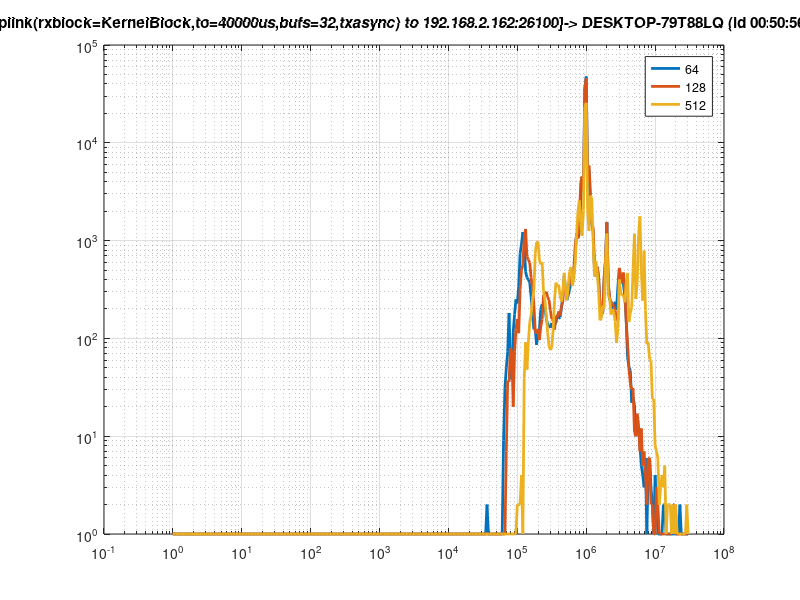

The MATLAB script that drew this image:
h=([ [ 0 0 0 0 0 0 0 0 0 0 0 0 0 0 0 0 0 0 0 0 0 0 0 0 0 0 0 0 0 0 0 0 0 0 0 0 0 0 0 0 0 0 0 0 0 0 0 0 0 0 ...
 0 0 0 0 0 0 0 0 0 0 0 0 0 0 0 0 0 0 0 0 0 0 0 0 0 0 0 0 0 0 0 0 0 0 0 0 0 0 0 0 0 0 0 0 0 0 0 0 0 0 ...
 0 0 0 0 0 0 0 0 0 0 0 0 0 0 0 0 0 0 0 0 0 0 0 0 0 0 0 0 0 0 0 0 0 0 0 0 0 0 0 0 0 0 0 0 0 0 0 0 0 0 ...
 0 0 0 0 0 0 0 0 0 0 0 0 0 0 0 0 0 0 0 0 0 0 0 0 0 0 0 0 0 0 0 0 0 0 0 0 0 0 0 0 0 0 0 0 0 0 0 0 0 0 ...
 0 0 0 0 0 0 0 0 0 0 0 0 0 0 0 0 0 0 0 0 0 0 0 0 0 0 0 0 1 0 0 0 0 0 0 0 0 0 0 0 8 30 49 72 181 49 37 115 175 250 ...
 227 341 732 921 1221 955 479 418 398 372 263 187 123 122 85 120 120 197 223 191 210 159 138 137 127 143 127 136 143 173 158 163 203 272 432 322 245 278 317 390 357 465 736 1193 1063 1212 2538 4478 3537 37238 ...
 47635 4079 5250 2114 1472 1270 482 429 535 414 216 171 188 404 620 1542 362 244 235 199 210 236 195 341 505 423 383 355 273 154 63 50 46 21 24 20 9 11 11 7 4 3 2 5 0 4 5 2 1 0 ...
 3 1 0 0 0 0 1 1 0 0 0 0 0 0 0 0 0 0 1 0 0 0 0 0 0]' [ 0 0 0 0 0 0 0 0 0 0 0 0 0 0 0 0 0 0 0 0 0 0 0 0 0 0 0 0 0 0 0 0 0 0 0 0 0 0 0 0 0 0 0 0 0 0 0 0 0 0 ...
 0 0 0 0 0 0 0 0 0 0 0 0 0 0 0 0 0 0 0 0 0 0 0 0 0 0 0 0 0 0 0 0 0 0 0 0 0 0 0 0 0 0 0 0 0 0 0 0 0 0 ...
 0 0 0 0 0 0 0 0 0 0 0 0 0 0 0 0 0 0 0 0 0 0 0 0 0 0 0 0 0 0 0 0 0 0 0 0 0 0 0 0 0 0 0 0 0 0 0 0 0 0 ...
 0 0 0 0 0 0 0 0 0 0 0 0 0 0 0 0 0 0 0 0 0 0 0 0 0 0 0 0 0 0 0 0 0 0 0 0 0 0 0 0 0 0 0 0 0 0 0 0 0 0 ...
 0 0 0 0 0 0 0 0 0 0 0 0 0 0 0 0 0 0 0 0 0 0 0 0 0 0 0 0 0 0 0 0 0 0 0 0 0 0 0 0 0 0 6 36 35 79 73 19 72 122 ...
 157 112 314 497 561 1059 1314 683 636 593 417 327 223 118 110 124 95 130 155 278 284 299 264 246 191 157 152 122 168 162 188 170 212 235 395 293 268 319 376 429 372 506 894 1142 1049 1623 3901 4526 3235 34933 ...
 45907 3966 5855 3282 1500 1365 541 500 542 424 211 201 179 423 648 1535 364 261 234 228 213 191 151 152 525 440 367 471 311 152 89 48 34 29 30 10 9 16 12 6 11 4 6 3 1 5 5 1 1 0 ...
 0 2 1 0 0 0 0 0 0 0 0 0 0 1 1 0 0 0 0 0 0 0 0 0 0]' [ 0 0 0 0 0 0 0 0 0 0 0 0 0 0 0 0 0 0 0 0 0 0 0 0 0 0 0 0 0 0 0 0 0 0 0 0 0 0 0 0 0 0 0 0 0 0 0 0 0 0 ...
 0 0 0 0 0 0 0 0 0 0 0 0 0 0 0 0 0 0 0 0 0 0 0 0 0 0 0 0 0 0 0 0 0 0 0 0 0 0 0 0 0 0 0 0 0 0 0 0 0 0 ...
 0 0 0 0 0 0 0 0 0 0 0 0 0 0 0 0 0 0 0 0 0 0 0 0 0 0 0 0 0 0 0 0 0 0 0 0 0 0 0 0 0 0 0 0 0 0 0 0 0 0 ...
 0 0 0 0 0 0 0 0 0 0 0 0 0 0 0 0 0 0 0 0 0 0 0 0 0 0 0 0 0 0 0 0 0 0 0 0 0 0 0 0 0 0 0 0 0 0 0 0 0 0 ...
 0 0 0 0 0 0 0 0 0 0 0 0 0 0 0 0 0 0 0 0 0 0 0 0 0 0 0 0 0 0 0 0 0 0 0 0 0 0 0 0 0 0 0 0 0 0 0 0 0 0 ...
 1 1 1 3 0 38 90 47 91 145 171 253 307 735 960 977 630 570 602 300 246 172 114 83 75 80 122 245 371 339 353 276 237 291 467 317 245 355 482 536 343 414 593 1135 1979 2575 1499 1118 2028 23203 ...
 25623 2099 1255 2890 2740 1019 430 617 471 302 152 160 216 201 592 1179 267 260 174 199 185 148 89 125 400 296 273 275 233 357 466 146 180 207 516 1172 252 374 1130 1772 495 242 787 192 86 90 60 58 23 23 ...
 7 6 5 1 2 3 2 4 0 1 1 1 0 1 0 1 0 0 0 0 0 0 0 1 0]']')';

x=([ 0 0.0471286 0.0964782 0.148154 0.202264 0.258925 0.318257 0.380384 0.44544 0.513561 0.584893 0.659587 0.737801 0.819701 0.905461 0.995262 1.0893 1.18776 1.29087 1.39883 1.51189 1.63027 1.75423 1.88403 2.01995 2.16228 2.31131 2.46737 2.63078 2.80189 2.98107 3.16869 3.36516 3.57088 3.7863 4.01187 4.24808 4.49541 4.7544 5.0256 5.30957 5.60693 5.91831 6.24436 6.58578 6.94328 7.31764 7.70964 8.12011 8.54993 ...
 9 9.47128 9.96478 10.4815 11.0226 11.5893 12.1826 12.8038 13.4544 14.1356 14.8489 15.5959 16.378 17.197 18.0546 18.9526 19.893 20.8776 21.9087 22.9883 24.1189 25.3027 26.5423 27.8403 29.1995 30.6228 32.1131 33.6737 35.3078 37.0189 38.8107 40.6869 42.6516 44.7088 46.863 49.1187 51.4808 53.9541 56.544 59.256 62.0957 65.0694 68.1831 71.4436 74.8578 78.4328 82.1764 86.0964 90.2011 94.4993 ...
 99 103.713 108.648 113.815 119.226 124.893 130.826 137.038 143.544 150.356 157.489 164.959 172.78 180.97 189.546 198.526 207.93 217.776 228.087 238.883 250.189 262.027 274.423 287.403 300.995 315.228 330.131 345.737 362.078 379.189 397.107 415.869 435.516 456.088 477.63 500.187 523.807 548.541 574.44 601.56 629.957 659.693 690.831 723.436 757.578 793.328 830.764 869.964 911.011 953.993 ...
 999 1046.13 1095.48 1147.15 1201.26 1257.93 1317.26 1379.38 1444.44 1512.56 1583.89 1658.59 1736.8 1818.7 1904.46 1994.26 2088.3 2186.76 2289.87 2397.83 2510.89 2629.27 2753.23 2883.03 3018.95 3161.28 3310.31 3466.37 3629.78 3800.89 3980.07 4167.69 4364.16 4569.88 4785.3 5010.87 5247.08 5494.41 5753.4 6024.6 6308.57 6605.93 6917.31 7243.36 7584.78 7942.28 8316.64 8708.64 9119.11 9548.93 ...
 9999 10470.3 10963.8 11480.5 12021.6 12588.3 13181.6 13802.8 14453.4 15134.6 15847.9 16594.9 17377 18196 19053.6 19951.6 20892 21876.6 22907.7 23987.3 25117.9 26301.7 27541.3 28839.3 30198.5 31621.8 33112.1 34672.7 36306.8 38017.9 39809.7 41685.9 43650.6 45707.8 47862 50117.7 52479.7 54953.1 57543 60255 63094.8 66068.4 69182.1 72442.6 75856.8 79431.8 83175.4 87095.4 91200.1 95498.3 ...
 99999 104712 109647 114814 120225 125892 131825 138037 144543 151355 158488 165958 173779 181969 190545 199525 208929 218775 229086 239882 251188 263026 275422 288402 301994 316227 331130 346736 363077 380188 398106 416868 436515 457087 478629 501186 524806 549540 575439 602559 630957 660693 691830 724435 758577 794327 831763 870963 912010 954992 ...
 999999 1.04713e+06 1.09648e+06 1.14815e+06 1.20226e+06 1.25892e+06 1.31826e+06 1.38038e+06 1.44544e+06 1.51356e+06 1.58489e+06 1.65959e+06 1.7378e+06 1.8197e+06 1.90546e+06 1.99526e+06 2.0893e+06 2.18776e+06 2.29087e+06 2.39883e+06 2.51189e+06 2.63027e+06 2.75423e+06 2.88403e+06 3.01995e+06 3.16228e+06 3.31131e+06 3.46737e+06 3.63078e+06 3.80189e+06 3.98107e+06 4.16869e+06 4.36516e+06 4.57088e+06 4.7863e+06 5.01187e+06 5.24807e+06 5.4954e+06 5.7544e+06 6.0256e+06 6.30958e+06 6.60694e+06 6.91831e+06 7.24436e+06 7.58578e+06 7.94328e+06 8.31764e+06 8.70964e+06 9.12011e+06 9.54992e+06 ...
 1e+07 1.04713e+07 1.09648e+07 1.14815e+07 1.20226e+07 1.25893e+07 1.31826e+07 1.38038e+07 1.44544e+07 1.51356e+07 1.58489e+07 1.65959e+07 1.7378e+07 1.8197e+07 1.90546e+07 1.99526e+07 2.0893e+07 2.18776e+07 2.29087e+07 2.39883e+07 2.51189e+07 2.63027e+07 2.75423e+07 2.88403e+07 3.01995e+07]');

o=ceil(15.0515);
figure; loglog(x(o:end,:), 1+h(o:end,:), 'LineWidth',2); grid on; 
legend( '64', '128', '512'); title('receiver jitter (ns) rpi2dev <-[udplink(rxblock=KernelBlock,to=40000us,bufs=32,txasync) to 192.168.2.162:26100]-> DESKTOP-79T88LQ (id 00:50:56:C0:00:08, host [192.168.2.162]:4780)'); 